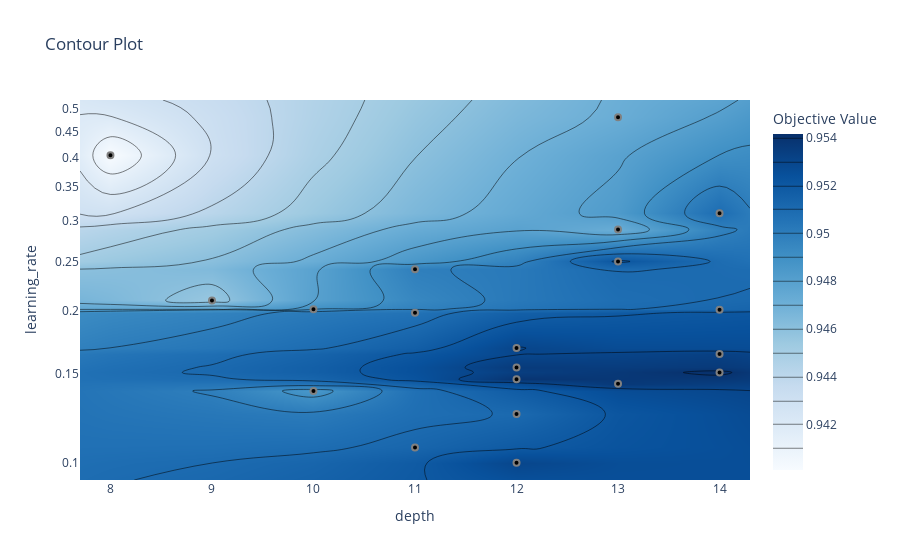

Source (notebook cell):
### Code cell
vis.plot_contour(study, params=["learning_rate", "depth"])

### Figure 1 — Plotly figure (JSON) as saved in the notebook; plotly's stock layout.template omitted (floating-point values rounded to 4 significant figures; data arrays with more than 128 entries replaced by an {"elided": "..."} marker saying what was removed)
{"data": [{"colorbar": {"title": {"text": "Objective Value"}}, "colorscale": [[0, "rgb(247,251,255)"], [0.125, "rgb(222,235,247)"], [0.25, "rgb(198,219,239)"], [0.375, "rgb(158,202,225)"], [0.5, "rgb(107,174,214)"], [0.625, "rgb(66,146,198)"], [0.75, "rgb(33,113,181)"], [0.875, "rgb(8,81,156)"], [1, "rgb(8,48,107)"]], "connectgaps": true, "contours": {"coloring": "heatmap"}, "hoverinfo": "none", "line": {"smoothing": 1.3}, "reversescale": false, "type": "contour", "x": [7.7, 8, 9, 10, 11, 12, 13, 14, 14.3], "y": [0.09263, 0.1002, 0.1074, 0.1249, 0.1388, 0.1433, 0.1464, 0.1509, 0.1544, 0.1641, 0.1686, 0.198, 0.2007, 0.2012, 0.2093, 0.2413, 0.2499, 0.2889, 0.3112, 0.4047, 0.4808, 0.5201], "z": {"elided": "22x9 float values"}}, {"marker": {"color": "black", "line": {"color": "Gray", "width": 2}}, "mode": "markers", "name": "Feasible Trial", "showlegend": false, "type": "scatter", "x": [13, 10, 11, 10, 9, 11, 11, 8, 13, 14, 13, 14, 14, 13, 12, 12, 12, 14, 12, 12], "y": [0.2499, 0.2012, 0.198, 0.1388, 0.2093, 0.1074, 0.2413, 0.4047, 0.2889, 0.2007, 0.4808, 0.3112, 0.1509, 0.1433, 0.1464, 0.1544, 0.1002, 0.1641, 0.1249, 0.1686]}, {"marker": {"color": "#cccccc", "line": {"color": "Gray", "width": 2}}, "mode": "markers", "name": "Infeasible Trial", "showlegend": false, "type": "scatter", "x": [], "y": []}], "layout": {"title": {"text": "Contour Plot"}, "xaxis": {"range": [7.7, 14.3], "title": {"text": "depth"}}, "yaxis": {"range": [-1.033, -0.284], "title": {"text": "learning_rate"}, "type": "log"}}}
